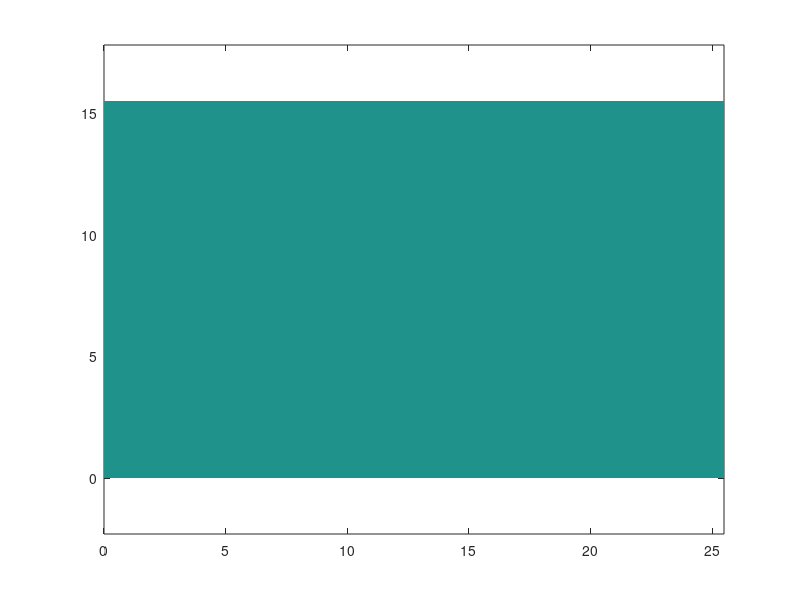

Reproduce this figure in MATLAB.
% constants.m %
% http://mt.seas.upenn.edu/Stuff/e/main.pdf %
% Wang, Jin, Khachaturyan, J. Appl. Phys. 92 (2002) 1351 %

clear;
global H0 volume0 mesh voxel0 S X0 K KS KK EpsAvg X
global hole
global Mu Nu Lambda DLambda DMu
global Sigma 
global Eps Eps0
global muo nuo lambdao alphao betao Epso
clear;

% Vitreloy1: Zr: 41.2 Be: 22.5 Ti: 13.8 Cu: 12.5 Ni: 10 in GPa %
E = 92.1;
nu = 0.387;

% Vitreloy105: Zr: 52.5 Ti: 5 Cu: 17.9 Ni: 14.6 Al:10 in GPa %
% Applied Physics Letters 81 (2002) 4739 %
E = 88.6;
nu = 0.371;

mu = E/(2+2*nu);
lambda = 2*nu/(1-2*nu) * mu;
alpha = 1/2/(1-nu);
beta  = nu/(1-nu);

% mesh = [256 128]; %
% mesh = [128 64]; %
mesh = [64 32];
% supercell: in nm %
H0 = [(1+sqrt(5))/2 0 0
      0 1 0
      0 0 1] * mesh(2) / 2;
G0 = 2*pi*inv(H0)';

volume0 = abs(det(H0));
voxel0 = volume0;
for i = 1 : length(mesh)
  s{i} = 0 : 1/mesh(i) : 1-1/mesh(i)/2;
  voxel0 = voxel0 / mesh(i);
end;

[S{1},S{2}] = meshgrid(s{1},s{2});
X0{1} = S{1} * H0(1,1) + S{2} * H0(2,1);
X0{2} = S{1} * H0(1,2) + S{2} * H0(2,2);
K{1}  = (S{1}-round(S{1}))*mesh(1)*G0(1,1)+(S{2}-round(S{2}))*mesh(2)*G0(2,1);
K{2}  = (S{1}-round(S{1}))*mesh(1)*G0(1,2)+(S{2}-round(S{2}))*mesh(2)*G0(2,2);
K{3}  = K{2} * 0;
K{4}  = sqrt(K{1}.^2 + K{2}.^2);
maxK = max(max(K{4})) * 0.1;
% maxK = max(max(K{4})) * 1; %
KS = K{4} < maxK;
K{4}(1,1) = 1;
K{1}  = K{1} ./ K{4};
K{1}(1,1) = 0;
K{2}  = K{2} ./ K{4};
K{2}(1,1) = 0;
% Voight: xx yy zz yz xz xy %
KK{1} = K{1} .* K{1};
KK{2} = K{2} .* K{2};
KK{3} = K{3} .* K{3};
KK{4} = K{2} .* K{3};
KK{5} = K{1} .* K{3};
KK{6} = K{1} .* K{2};

hole = [
%     0.5 0.5   0.5 0.1  0.1 %
%     0.5 0.5   0.5 0.05  0.001 %
%     0.5 0.5   0.5 0.04  0.001 %
%     0.41 0.41 0.5 0.1  0.1 %
       ];

Nu = ones(mesh(2),mesh(1)) * nu;
Mu = ones(mesh(2),mesh(1)) * mu;
for n = 1 : size(hole,1),
  DS = S{1} - hole(n,1);
  DS1 = DS - round(DS);
  DS = S{2} - hole(n,2);
  DS2 = DS - round(DS);
  DX1 = DS1 * H0(1,1) + DS2 * H0(2,1);
  DX2 = DS1 * H0(1,2) + DS2 * H0(2,2);
  DR2 = DX1.^2 + DX2.^2;
  factor1to0 = 0.5 + tanh((DR2/hole(n,4)^2-1)/hole(n,5))/2;
  Mu = Mu .* factor1to0;
end;

figure(1); clf;
pcolor(X0{1}, X0{2}, Mu); shading flat; axis equal;
Lambda = 2*Nu./(1-2*Nu) .* Mu;

muo = mu;
nuo = nu;
lambdao = lambda;
alphao = alpha;
betao = beta;
DLambda = lambdao - Lambda;
DMu     = muo     - Mu;

NonZeroComponents = [1 2 6];

ResidualStrainSTD = 0;
Eps0{1} = randn(mesh(2),mesh(1)) * ResidualStrainSTD; 
Eps0{2} = -Eps0{1};
Eps0{3} = X0{1}*0; 
Eps0{4} = X0{1}*0; 
Eps0{5} = X0{1}*0; 
Eps0{6} = randn(mesh(2),mesh(1)) * ResidualStrainSTD; 
Eps0{1} = Eps0{1} - mean(mean(Eps0{1}));
Eps0{2} = Eps0{2} - mean(mean(Eps0{2}));
Eps0{3} = Eps0{3} - mean(mean(Eps0{3}));
Eps0{4} = Eps0{4} - mean(mean(Eps0{4}));
Eps0{5} = Eps0{5} - mean(mean(Eps0{5}));
Eps0{6} = Eps0{6} - mean(mean(Eps0{6}));

EPSo = Eps0;
Eps = Eps0;
Epso = Eps0;

